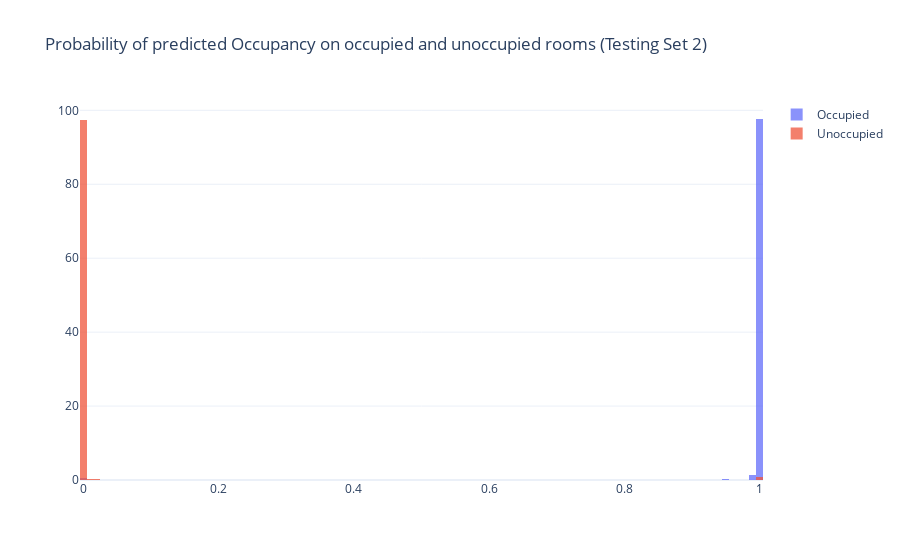

Notebook code for this chart:
### Markdown cell above
On testing set 2

### Code cell
yhat_test2 = gnb.predict(X_test2)
error2_test2 = np.sum((yhat_test2 - y_test2)**2)/len(y_test2)

proba_hat_test2 = gnb.predict_proba(X_test2) # [P_unoccupied, P_occupied]
proba_hat_occupied_test2 = proba_hat_test2[:, 1][y_test2==1]
proba_hat_unoccupied_test2 = proba_hat_test2[:, 1][y_test2==0]


fig = go.Figure()
fig.add_trace(go.Histogram(x=proba_hat_occupied_test2, name="Occupied", histnorm="percent"))
fig.add_trace(go.Histogram(x=proba_hat_unoccupied_test2, name="Unoccupied", histnorm="percent"))
fig.update_layout(
    barmode='overlay',
    template='plotly_white',
    title='Probability of predicted Occupancy on occupied and unoccupied rooms (Testing Set 2)')
fig.update_traces(opacity=0.75)
fig.show()


print(f"Squared error on testing set 2 : {round(error2_test2*100, 1)} %" )

### Figure 1 — Plotly figure (JSON) as saved in the notebook; plotly's stock layout.template omitted (floating-point values rounded to 4 significant figures; data arrays with more than 128 entries replaced by an {"elided": "..."} marker saying what was removed)
{"data": [{"histnorm": "percent", "name": "Occupied", "opacity": 0.75, "type": "histogram", "x": {"elided": "2049 float values"}}, {"histnorm": "percent", "name": "Unoccupied", "opacity": 0.75, "type": "histogram", "x": {"elided": "7703 float values"}}], "layout": {"barmode": "overlay", "title": {"text": "Probability of predicted Occupancy on occupied and unoccupied rooms (Testing Set 2)"}}}
